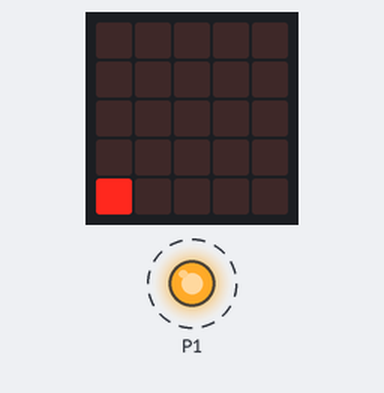
The program below on a simulated BBC micro:bit (MakeCode). Shown: the board's 5×5 LED display, output pins drawn as LEDs (lit = HIGH). Dashed ring = blinking.

Above: at 0.05 s.
At 0.5 s:
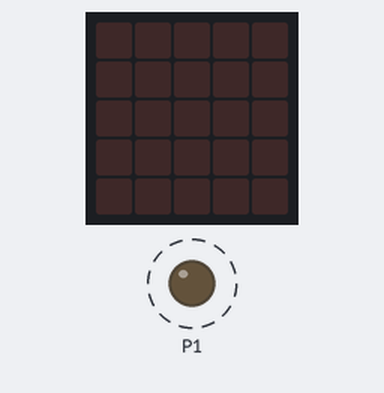
At 1.37 s:
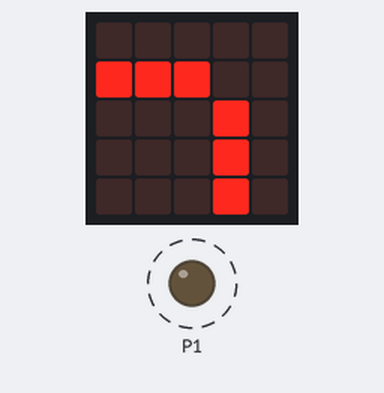
Timing chart, 0 to 40.0 s (numbered marks = the images above):
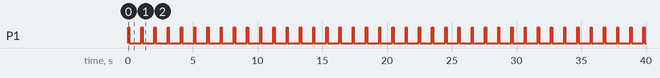

The program:

main.ts
```typescript
basic.forever(function on_forever() {
    pins.digitalWritePin(DigitalPin.P1, 1)
    led.plot(0, 4)
    basic.pause(100)
    pins.digitalWritePin(DigitalPin.P1, 0)
    led.unplot(0, 4)
    led.plot(0, 3)
    led.plot(1, 3)
    led.plot(1, 4)
    basic.pause(100)
    led.unplot(0, 3)
    led.unplot(1, 3)
    led.unplot(1, 4)
    led.plot(0, 2)
    led.plot(1, 2)
    led.plot(2, 3)
    led.plot(2, 4)
    basic.pause(100)
    led.unplot(0, 2)
    led.unplot(1, 2)
    led.unplot(2, 3)
    led.unplot(2, 4)
    led.plot(2, 1)
    led.plot(1, 1)
    led.plot(0, 1)
    led.plot(3, 2)
    led.plot(3, 3)
    led.plot(3, 4)
    basic.pause(100)
    led.unplot(2, 1)
    led.unplot(1, 1)
    led.unplot(0, 1)
    led.unplot(3, 2)
    led.unplot(3, 3)
    led.unplot(3, 4)
    basic.pause(600)
})
```

test.ts
```typescript
// les tests vont ici ; cela ne sera pas compilé si ce paquet est utilisé en tant qu'extension.
```

Measured:
- by itself, P1: alternates HIGH for 0.10 s and LOW for 0.92 s
- by itself, everything shown: repeats every 1.0 s, in 5 steps
- what the display in image 1 shows lasts 0.6 s, from 0.4 s to 1.0 s
